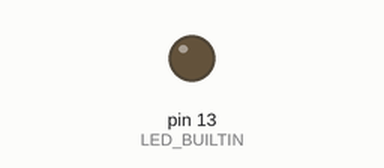
Recording of a sketch running on a simulated Arduino Leonardo, built with avr-gcc and run on an emulated ATmega32U4. On the bench: output pins drawn as LEDs (lit = HIGH). Random numbers use the default seed unless the sketch sets one; USB keyboard and mouse output is not drawn.

Above: at 0.1 s.
Timing chart, 0 to 92.6 s (numbered marks = the images above):
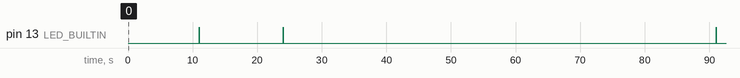

Measured:
- by itself, pin 13 (LED_BUILTIN): goes HIGH 0.02 s, LOW 13.0 s, HIGH 0.02 s, LOW 67.0 s, HIGH 0.02 s, then LOW

The sketch:

tinyjiggle.ino
```cpp
/*
    TinyJiggle
    Mouse jiggle to keep your computer from going idle.

    Works with any ATmega32U4 or SAMD device.

    Author: nronzel
    Date: 06/2024
    https://github.com/nronzel/TinyJiggle
*/

#include <Mouse.h>

const unsigned long MAX_IDLE_TIME = 300000; // 5 minutes in milliseconds

unsigned long lastMoveTime = 0;

void setup() {
    Mouse.begin();
    pinMode(LED_BUILTIN, OUTPUT);
    randomSeed(analogRead(0));
}

void loop() {
    unsigned long currentTime = millis();

    if (currentTime - lastMoveTime > MAX_IDLE_TIME || random(0, 101) < 2) {
        mouseJiggle();
        lastMoveTime = currentTime;
    }
    delay(1000);
}

// Jiggles the mouse and flashes the built-in LED to let you know it was
// triggered.
void mouseJiggle() {
    digitalWrite(LED_BUILTIN, HIGH);
    Mouse.move(2, 0);
    Mouse.move(-2, 0);
    delay(20); // give the LED time to light up
    digitalWrite(LED_BUILTIN, LOW);
}
```
